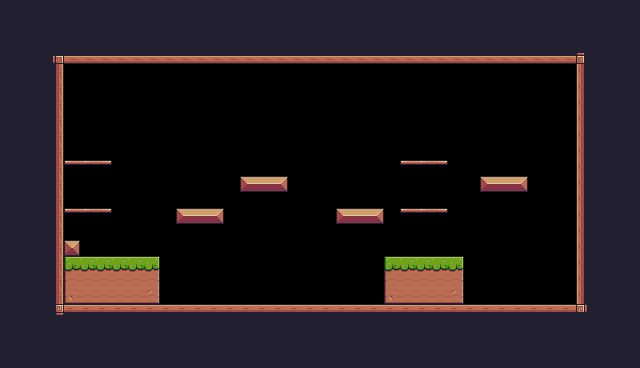

This game map was drawn from its Tiled (.tmx) file and the tilesets committed beside it. A one-line description and the full map source follow:
An orthogonal 40x23 tile map with 16x16 px tiles, 1 tile layer (Background) and 16 objects (4x Platform, Player).

<map version="1.10" tiledversion="1.11.2" orientation="orthogonal" renderorder="right-down" width="40" height="23" tilewidth="16" tileheight="16" infinite="0" nextlayerid="4" nextobjectid="32">
 <tileset firstgid="1" source="Pixel Adventure.tsx" />
 <layer id="1" name="Background" width="40" height="23">
  <data encoding="csv">
24,24,24,24,24,24,24,24,24,24,24,24,24,24,24,24,24,24,24,24,24,24,24,24,24,24,24,24,24,24,24,24,24,24,24,24,24,24,24,24,
24,24,24,24,24,24,24,24,24,24,24,24,24,24,24,24,24,24,24,24,24,24,24,24,24,24,24,24,24,24,24,24,24,24,24,24,24,24,24,24,
24,24,24,112,112,112,112,112,112,112,112,112,112,112,112,112,112,112,112,112,112,112,112,112,112,112,24,24,24,24,24,24,24,24,24,24,24,24,24,24,
24,24,24,92,134,134,134,134,134,134,134,134,134,134,134,134,134,134,134,134,134,134,134,134,134,134,134,134,134,134,134,134,134,134,134,134,93,24,24,24,
24,24,24,113,0,0,0,0,0,0,0,0,0,0,0,0,0,0,0,0,0,0,0,0,0,0,0,0,0,0,0,0,0,0,0,0,111,24,24,24,
24,24,24,113,0,0,0,0,0,0,0,0,0,0,0,0,0,0,0,0,0,0,0,0,0,0,0,0,0,0,0,0,0,0,0,0,111,24,24,24,
24,24,24,113,0,0,0,0,0,0,0,0,0,0,0,0,0,0,0,0,0,0,0,0,0,0,0,0,0,0,0,0,0,0,0,0,111,24,24,24,
24,24,24,113,0,0,0,0,0,0,0,0,0,0,0,0,0,0,0,0,0,0,0,0,0,0,0,0,0,0,0,0,0,0,0,0,111,24,24,24,
24,24,24,113,0,0,0,0,0,0,0,0,0,0,0,0,0,0,0,0,0,0,0,0,0,0,0,0,0,0,0,0,0,0,0,0,111,24,24,24,
24,24,24,113,0,0,0,0,0,0,0,0,0,0,0,0,0,0,0,0,0,0,0,0,0,0,0,0,0,0,0,0,0,0,0,0,111,24,24,24,
24,24,24,113,40,41,42,0,0,0,0,0,0,0,0,0,0,0,0,0,0,0,0,0,0,40,41,42,0,0,0,0,0,0,0,0,111,24,24,24,
24,24,24,113,0,0,0,0,0,0,0,0,0,0,0,13,14,15,0,0,0,0,0,0,0,0,0,0,0,0,13,14,15,0,0,0,111,24,24,24,
24,24,24,113,0,0,0,0,0,0,0,0,0,0,0,0,0,0,0,0,0,0,0,0,0,0,0,0,0,0,0,0,0,0,0,0,111,24,24,24,
24,24,24,113,40,41,42,0,0,0,0,13,14,15,0,0,0,0,0,0,0,13,14,15,0,40,41,42,0,0,0,0,0,0,0,0,111,24,24,24,
24,24,24,113,0,0,0,0,0,0,0,0,0,0,0,0,0,0,0,0,0,0,0,0,0,0,0,0,0,0,0,0,0,0,0,0,111,24,24,24,
24,24,24,113,35,0,0,0,0,0,0,0,0,0,0,0,0,0,0,0,0,0,0,0,0,0,0,0,0,0,0,0,0,0,0,0,111,24,24,24,
24,24,24,113,7,8,8,8,8,9,0,0,0,0,0,0,0,0,0,0,0,0,0,0,7,8,8,8,9,0,0,0,0,0,0,0,111,24,24,24,
24,24,24,113,29,30,30,30,30,31,0,0,0,0,0,0,0,0,0,0,0,0,0,0,29,30,30,30,31,0,0,0,0,0,0,0,111,24,24,24,
24,24,24,113,51,52,52,52,52,53,0,0,0,0,0,0,0,0,0,0,0,0,0,0,51,52,52,52,53,0,0,0,0,0,0,0,111,24,24,24,
24,24,24,114,90,90,90,90,90,90,90,90,90,90,90,90,90,90,90,90,90,90,90,90,90,90,90,90,90,90,90,90,90,90,90,90,115,24,24,24,
24,24,24,24,24,24,24,24,24,24,24,24,24,24,24,24,24,24,24,24,24,24,24,24,24,24,24,24,24,24,24,24,24,24,24,24,24,24,24,24,
24,24,24,24,24,24,24,24,24,24,24,24,24,24,24,24,24,24,24,24,24,24,24,24,24,24,24,24,24,24,24,24,24,24,24,24,24,24,24,24,
24,24,24,24,24,24,24,24,24,24,24,24,24,24,24,24,24,24,24,24,24,24,24,24,24,24,24,24,24,24,24,24,24,24,24,24,24,24,24,24
</data>
 </layer>
 <objectgroup id="2" name="Spawnpoints">
  <object id="7" name="Player" type="Player" x="254.667" y="253.666" width="31.6667" height="31.3333" />
 </objectgroup>
 <objectgroup id="3" name="Collisions">
  <object id="8" x="48" y="48" width="16" height="272" />
  <object id="9" x="64" y="48" width="512" height="16" />
  <object id="10" x="576" y="48" width="16" height="272" />
  <object id="11" x="64" y="304" width="512" height="16" />
  <object id="12" x="64" y="256" width="96" height="48" />
  <object id="15" x="64" y="240" width="16" height="16" />
  <object id="16" x="176" y="208" width="48" height="16" />
  <object id="17" x="240" y="176" width="48" height="16" />
  <object id="18" x="336" y="208" width="48" height="16" />
  <object id="19" x="384" y="256" width="80" height="48" />
  <object id="20" x="480" y="176" width="48" height="16" />
  <object id="27" type="Platform" x="400" y="208" width="48" height="16" />
  <object id="29" type="Platform" x="400" y="160" width="48" height="16" />
  <object id="30" type="Platform" x="64" y="160" width="48" height="16" />
  <object id="31" type="Platform" x="64" y="208" width="48" height="16" />
 </objectgroup>
</map>
